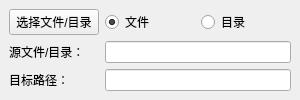
<?xml version="1.0" encoding="UTF-8"?>
<ui version="4.0">
 <class>link_select</class>
 <widget class="QMainWindow" name="link_select">
  <property name="geometry">
   <rect>
    <x>0</x>
    <y>0</y>
    <width>300</width>
    <height>100</height>
   </rect>
  </property>
  <property name="windowTitle">
   <string>文件链接</string>
  </property>
  <widget class="QWidget" name="centralwidget">
   <layout class="QGridLayout" name="gridLayout">
    <item row="0" column="0">
     <widget class="PushButton" name="btn_select">
      <property name="text">
       <string>选择文件/目录</string>
      </property>
     </widget>
    </item>
    <item row="0" column="2">
     <widget class="RadioButton" name="radio_file">
      <property name="text">
       <string>文件</string>
      </property>
      <property name="checked">
       <bool>true</bool>
      </property>
     </widget>
    </item>
    <item row="1" column="0">
     <widget class="QLabel" name="label_from">
      <property name="text">
       <string>源文件/目录：</string>
      </property>
     </widget>
    </item>
    <item row="3" column="2" colspan="2">
     <widget class="LineEdit" name="lineedit_to"/>
    </item>
    <item row="3" column="0">
     <widget class="QLabel" name="label_to">
      <property name="text">
       <string>目标路径：</string>
      </property>
     </widget>
    </item>
    <item row="0" column="3">
     <widget class="RadioButton" name="radio_dir">
      <property name="text">
       <string>目录</string>
      </property>
     </widget>
    </item>
    <item row="1" column="2" colspan="2">
     <widget class="LineEdit" name="lineedit_from"/>
    </item>
   </layout>
  </widget>
 </widget>
 <customwidgets>
  <customwidget>
   <class>PushButton</class>
   <extends>QPushButton</extends>
   <header>qfluentwidgets</header>
  </customwidget>
  <customwidget>
   <class>RadioButton</class>
   <extends>QRadioButton</extends>
   <header>qfluentwidgets</header>
  </customwidget>
  <customwidget>
   <class>LineEdit</class>
   <extends>QLineEdit</extends>
   <header>qfluentwidgets</header>
  </customwidget>
 </customwidgets>
 <tabstops>
  <tabstop>btn_select</tabstop>
  <tabstop>radio_file</tabstop>
  <tabstop>radio_dir</tabstop>
  <tabstop>lineedit_from</tabstop>
  <tabstop>lineedit_to</tabstop>
 </tabstops>
 <resources/>
 <connections/>
</ui>
